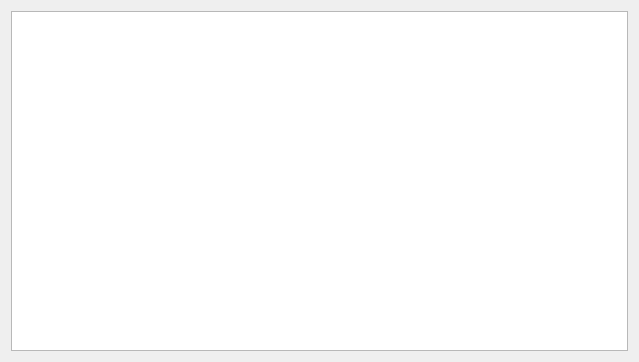
<?xml version="1.0" encoding="UTF-8"?>
<ui version="4.0">
 <class>helpDialog</class>
 <widget class="QDialog" name="helpDialog">
  <property name="geometry">
   <rect>
    <x>0</x>
    <y>0</y>
    <width>639</width>
    <height>362</height>
   </rect>
  </property>
  <property name="windowTitle">
   <string>Справка</string>
  </property>
  <layout class="QGridLayout" name="gridLayout">
   <item row="0" column="0">
    <widget class="QTextEdit" name="textEdit">
     <property name="textInteractionFlags">
      <set>Qt::NoTextInteraction</set>
     </property>
    </widget>
   </item>
  </layout>
 </widget>
 <resources/>
 <connections/>
</ui>
